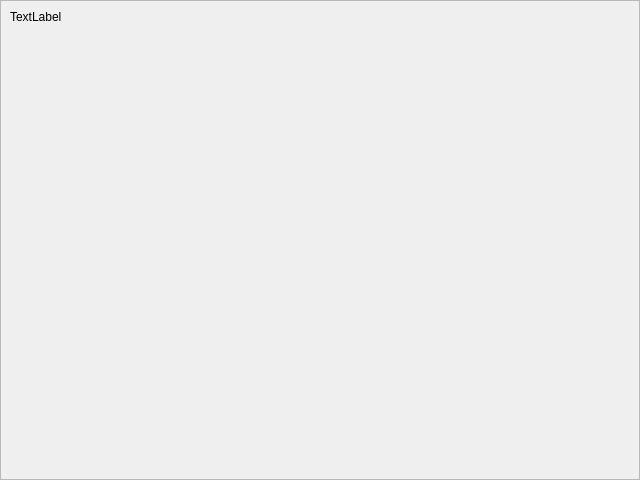
<?xml version="1.0" encoding="UTF-8"?>
<ui version="4.0">
 <class>Preview</class>
 <widget class="QScrollArea" name="Preview">
  <property name="geometry">
   <rect>
    <x>0</x>
    <y>0</y>
    <width>640</width>
    <height>480</height>
   </rect>
  </property>
  <property name="windowTitle">
   <string>ScrollArea</string>
  </property>
  <property name="widgetResizable">
   <bool>true</bool>
  </property>
  <property name="alignment">
   <set>Qt::AlignLeading|Qt::AlignLeft|Qt::AlignTop</set>
  </property>
  <widget class="QWidget" name="scrollAreaWidgetContents">
   <property name="geometry">
    <rect>
     <x>0</x>
     <y>0</y>
     <width>638</width>
     <height>478</height>
    </rect>
   </property>
   <layout class="QGridLayout" name="gridLayout">
    <item row="0" column="0">
     <widget class="QLabel" name="label">
      <property name="text">
       <string>TextLabel</string>
      </property>
      <property name="alignment">
       <set>Qt::AlignLeading|Qt::AlignLeft|Qt::AlignTop</set>
      </property>
     </widget>
    </item>
   </layout>
  </widget>
 </widget>
 <resources/>
 <connections/>
</ui>
